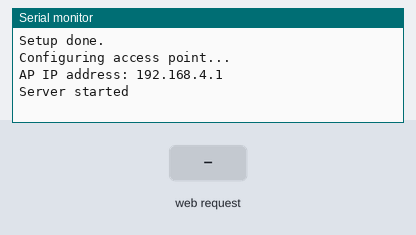
Bench run of a sketch on a simulated ESP32. Shown: the last lines printed to the serial monitor. Inputs (shaded band) come from the test bench. WiFi joins after 1.5 s; servers stay silent unless stated.

Above: at 1.2 s.
1.3 s: HTTP request GET /tune_up received
At 1.9 s:
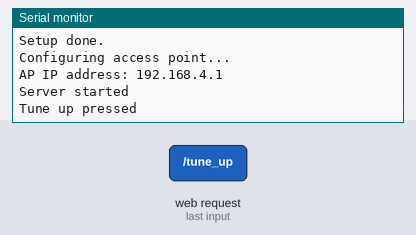
2.8 s: HTTP request GET /tune_down received
At 4.0 s:
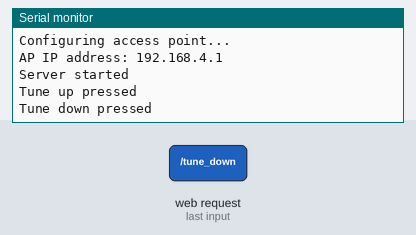
4.3 s: HTTP request GET /get?frequency=1 received
At 5.3 s:
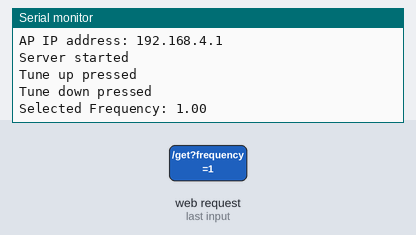
5.8 s: HTTP request GET /get?volume=1 received
At 6.5 s:
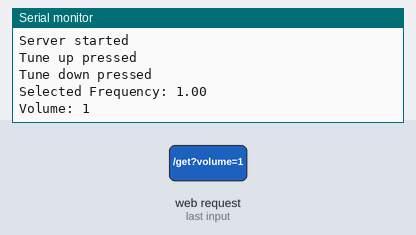

Measured:
- after the input at 1.3 s, the serial monitor: prints a new line at once (image 1)
- after the input at 2.8 s, the serial monitor: prints a new line at once (image 2)
- after the input at 4.3 s, the serial monitor: prints a new line at once (image 3)
- after the input at 5.8 s, the serial monitor: prints a new line at once (image 4)

The sketch:

wifi_demo.ino
```cpp
#include <string>
#include "WiFi.h"
#include "AsyncTCP.h"
#include "ESPAsyncWebServer.h"
// #include "LiquidCrystal_I2C.h"
#include "website_html.h"


// Initialize the I2C LCD (Set the LCD address as per your module, typically 0x27 or 0x3F)
// LiquidCrystal_I2C lcd(0x27, 16, 2); // 16x2 LCD

int time_passed = 0;

//Set the server to connect to the HTTP Port
AsyncWebServer server(80);

float remote_frequency;
int remote_volume;

// REPLACE WITH YOUR NETWORK CREDENTIALS
const char* ssid = "Webserver-demo";
const char* password = "123456789";

void notFound(AsyncWebServerRequest *request) {
  request->send(404, "text/plain", "Not found");
}

void setup() {
  Serial.begin(115200);

  Serial.println("Setup done.");
  WifiAP_begin(); //Set up the esp32 as access point
  ServerBegin(); //Start the HTTP GET process
}

void loop() {
  // Nothing to do here, everything is handled asynchronously
  // Serial.println(remote_frequency);
  delay(500);
}

void WifiAP_begin(){
  Serial.println("Configuring access point...");

  // Set up the WiFi access point
  if (!WiFi.softAP(ssid, password)) {
    log_e("Soft AP creation failed.");
    while(1);
  }
  IPAddress myIP = WiFi.softAPIP();
  Serial.print("AP IP address: ");
  Serial.println(myIP);

}

void ServerBegin(){
  // Serve the web page with FM radio station list
  server.on("/", HTTP_GET, [](AsyncWebServerRequest * request) {
    request->send_P(200, "text/html", index_html);
  });

  // Handle the GET request when frequency/volume is changed
  server.on("/get", HTTP_GET, [] (AsyncWebServerRequest * request) {
    String frequencyMessage;
    String volumeMessage;
    if (request->hasParam("frequency")) {
      frequencyMessage = request->getParam("frequency")->value();
    } else {
      frequencyMessage = "Nan";
    }
    if (request->hasParam("volume")){
      volumeMessage = request->getParam("volume")->value();
      remote_volume = volumeMessage.toInt();
    }else{
      volumeMessage = "Nan";
    }

    // Convert the frequency string to a float and store it
    remote_frequency = frequencyMessage.toFloat();
    if(frequencyMessage != "Nan") {
      Serial.print("Selected Frequency: ");
      Serial.println(remote_frequency);
    }
    if(volumeMessage != "Nan") {
      Serial.print("Volume: ");
      Serial.println(remote_volume);
    }

    // Respond with a simple message
    request->send(200, "text/plain", "Frequency received: " + frequencyMessage + " MHz");
  });

  // Handle the /tune_up request
  server.on("/tune_up", HTTP_GET, [](AsyncWebServerRequest * request) {
    request->send(200, "text/plain", "Tuning Frequency Up");
    Serial.println("Tune up pressed");
  });

  // Handle the /tune_down request
  server.on("/tune_down", HTTP_GET, [](AsyncWebServerRequest * request) {
    request->send(200, "text/plain", "Tuning Frequency Down");
    Serial.println("Tune down pressed");
  });

  server.onNotFound(notFound);
  server.begin();
  Serial.println("Server started");
}
```

website_html.h
```cpp
#ifndef website_html_h
#define website_html_h

// Web server interface
const char index_html[] PROGMEM = R"rawliteral(
<!DOCTYPE HTML>
<html lang="en">
<head>
  <meta charset="UTF-8">
  <meta name="viewport" content="width=device-width, initial-scale=1">
  <title>FM Radio Selector</title>

  <style>
    body {
      font-family: Arial, sans-serif;
      background-color: #f0f4f8;
      color: #333;
      margin: 0;
      padding: 20px;
      text-align: center;
    }

    h2 {
      color: #0078d7;
      font-size: 28px;
      margin-bottom: 20px;
      text-shadow: 1px 1px 2px rgba(0, 0, 0, 0.2);
    }

    label {
      font-size: 18px;
      font-weight: bold;
      color: #0057a7;
      margin-right: 10px;
    }

    select, button {
      font-size: 16px;
      padding: 10px;
      margin: 10px 0;
      border: 2px solid #0078d7;
      border-radius: 5px;
      transition: all 0.3s ease;
    }

    select:hover, input[type="range"]:hover, button:hover {
      border-color: #0057a7;
      cursor: pointer;
    }

    input[type="range"] {
      width: 300px;
      height: 10px;
      background-color: #e0e0e0;
      border-radius: 5px;
      appearance: none;
      outline: none;
      transition: background-color 0.3s ease;
    }

    input[type="range"]::-webkit-slider-thumb {
      appearance: none;
      width: 20px;
      height: 20px;
      background: #0078d7;
      border-radius: 50%;
      cursor: pointer;
      transition: background 0.3s ease;
    }

    input[type="range"]::-webkit-slider-thumb:hover {
      background: #0057a7;
    }

    .status {
      font-size: 18px;
      margin-top: 20px;
      font-weight: bold;
      line-height: 1.5;
      color: #333;
      padding: 10px;
      background-color: #f9f9f9;
      border-radius: 10px;
      box-shadow: 0 4px 8px rgba(0, 0, 0, 0.1);
      display: inline-block;
    }

    .slider-container, .button-container {
      margin-bottom: 20px;
    }

    button {
      background-color: #0078d7;
      color: white;
      border: none;
      padding: 12px 16px;
      font-size: 16px;
      border-radius: 5px;
      transition: background-color 0.3s ease;
    }

    button:hover {
      background-color: #0057a7;
    }

    .tuner-container {
      display: flex;
      justify-content: center;
      align-items: center;
    }
    .digit-container {
      text-align: center;
      margin: 0 5px;
    }
    .digit {
      font-family: "Courier";
      font-size: 60px;
    }

    /* Media query for smaller screens */
    @media (max-width: 600px) {
      input[type="range"] {
        width: 100%;
      }

      h2 {
        font-size: 24px;
      }

      label {
        font-size: 16px;
      }
    }
  </style>

  <script>
    function readFrequency() {
      var frequency = 0;
      var digitVal = 100;
      frequency += parseInt(document.getElementById("digit1").textContent) * 100;
      frequency += parseInt(document.getElementById("digit2").textContent) * 10;
      frequency += parseInt(document.getElementById("digit3").textContent);
      frequency += parseInt(document.getElementById("digit4").textContent) * 0.1;

      return frequency;
    }

    function changeFrequency(digitValue, direction) {
      var frequency = readFrequency();

      if(direction == 'up') {
        frequency += parseFloat(digitValue);
      }
      else if(direction == 'down') {
        frequency -= parseFloat(digitValue);
      }

      if(frequency < 87.0 || frequency > 108.0) {
        return;
      }

      // update values
      var freqString = String(frequency.toFixed(1));
      if(frequency < 100) {
        freqString = "0" + freqString;
        document.getElementById("digit1").style.opacity = 0.25;
      }
      else {
        document.getElementById("digit1").style.opacity = 1;
      }
      document.getElementById("digit1").textContent = freqString.charAt(0);
      document.getElementById("digit2").textContent = freqString.charAt(1);
      document.getElementById("digit3").textContent = freqString.charAt(2);
      document.getElementById("digit4").textContent = freqString.charAt(4);


      // Update the status dynamically
      document.getElementById("freq-status").innerHTML = "Selected frequency: " + frequency.toFixed(1) + "MHz";

      // Send the frequency values to the server
      fetch("/get?frequency=" + frequency)
      .then(response => response.text())
      .catch(error => console.error("Error:", error));

      // Update display buttons
      updateButton();
    }

    function updateButton() {
      var frequency = readFrequency();
      var min = 87.0; var max = 108.0;

      if(frequency + 100 > max) document.getElementById("button_1up").style.visibility="hidden";
      else document.getElementById("button_1up").style.visibility="visible";
      if(frequency - 100 < min) document.getElementById("button_1down").style.visibility="hidden";
      else document.getElementById("button_1down").style.visibility="visible";

      if(frequency + 10 > max) document.getElementById("button_2up").style.visibility="hidden";
      else document.getElementById("button_2up").style.visibility="visible";
      if(frequency - 10 < min) document.getElementById("button_2down").style.visibility="hidden";
      else document.getElementById("button_2down").style.visibility="visible";

      if(frequency + 1 > max) document.getElementById("button_3up").style.visibility="hidden";
      else document.getElementById("button_3up").style.visibility="visible";
      if(frequency - 1 < min) document.getElementById("button_3down").style.visibility="hidden";
      else document.getElementById("button_3down").style.visibility="visible";

      if(frequency + 0.1 > max) document.getElementById("button_4up").style.visibility="hidden";
      else document.getElementById("button_4up").style.visibility="visible";
      if(frequency - 0.1 < min) document.getElementById("button_4down").style.visibility="hidden";
      else document.getElementById("button_4down").style.visibility="visible";
    }

    function changeVolume() {
      var volume = document.getElementById("volume").value;

      // Update value beside slider
      document.getElementById("volDisplay").innerHTML = volume;

      // Update the status dynamically
      document.getElementById("vol-status").innerHTML = "Volume: " + volume;

      // Send the volume values to the server
      fetch("/get?volume=" + volume)
      .then(response => response.text())
      .catch(error => console.error("Error:", error));
    }

    function tuneFrequencyUp() {
      // Send a request to set tune_freq_up to true
      fetch("/tune_up")
      .then(response => response.text())
      .catch(error => console.error("Error:", error));
    }

    function tuneFrequencyDown() {
      // Send a request to set tune_freq_down to true
      fetch("/tune_down")
      .then(response => response.text())
      .catch(error => console.error("Error:", error));
    }
  </script>
</head>

<body onload="updateButton()">
  <h2>FM Radio Selector</h2>

  <div class="tuner-container">
    <div class="digit-container">
      <button id="button_1up" class="button" onclick="changeFrequency('100', 'up')">&#9650</button>
      <div id="digit1" class="digit" style="opacity: 0.25;">0</div>
      <button id="button_1down" class="button" onclick="changeFrequency('100', 'down')">&#9660</button>
    </div>

    <div class="digit-container">
      <button id="button_2up" class="button" onclick="changeFrequency('10', 'up')">&#9650</button>
      <div id="digit2" class="digit">8</div>
      <button id="button_2down" class="button" onclick="changeFrequency('10', 'down')">&#9660</button>
    </div>

    <div class="digit-container">
      <button id="button_3up" class="button" onclick="changeFrequency('1', 'up')">&#9650</button>
      <div id="digit3" class="digit">7</div>
      <button id="button_3down" class="button" onclick="changeFrequency('1', 'down')">&#9660</button>
    </div>

    <div class="digit-container">
      <div id="non-digit" class="digit" style="margin: 0 -15px;">.</div>
    </div>

    <div class="digit-container">
      <button id="button_4up" class="button" onclick="changeFrequency('0.1', 'up')">&#9650</button>
      <div id="digit4" class="digit">0</div>
      <button id="button_4down" class="button" onclick="changeFrequency('0.1', 'down')">&#9660</button>
    </div>

    <div class="digit-container"></div>
      <div id="non-digit" class="digit">MHz</div>
    </div>
  </div>

  <div class="slider-container">
    <label for="volume">VOLUME</label>
    <input type="range" id="volume" name="volume" min="0" max="15" step="1" value="0" class="slider" oninput="changeVolume()">
    <span id="volDisplay" style="font-size: 20px; font-weight: bold;">0</span>
  </div>

  <!-- Buttons for tuning frequency up and down -->
  <div class="button-container">
    <button onclick="tuneFrequencyDown()">&#9660 TUNE DOWN</button>
    <button onclick="tuneFrequencyUp()">TUNE UP &#9650</button>
  </div>

  <div class="status">
    <div id="freq-status">Selected frequency: 87.0MHz</div>
    <div id="vol-status">Volume: 0</div>
  </div>

</body>
</html>
)rawliteral";

#endif
```
